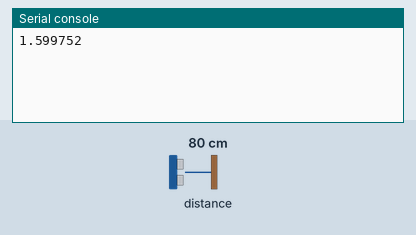
This program was run on a simulated BBC micro:bit running MicroPython. On the bench: the last lines printed to the serial console. The test bench sets the inputs (shaded band); at power-on: distance to the obstacle 80 cm. The echo pulse lasts 58.3 µs per cm.

Above: at 1.2 s.
1.3 s: distance to the obstacle set to 2 cm
At 3.3 s:
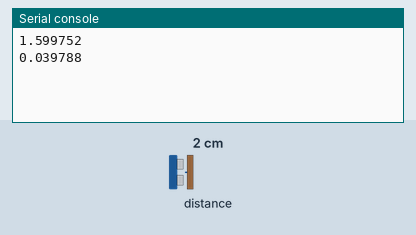
4.0 s: distance to the obstacle set to 4 cm
At 4.9 s:
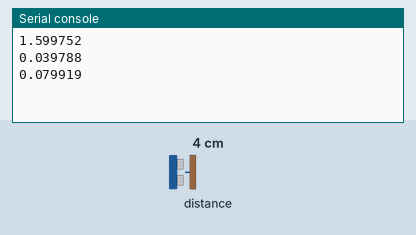
Timing chart, 0 to 7.0 s (numbered marks = the images above; inputs shaded):
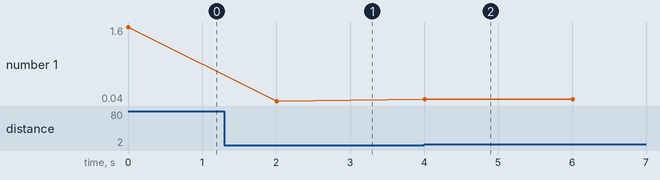

Measured:
- after the input at 1.3 s, the serial console: prints a new line after 0.71 s (image 1)
- after the input at 4.0 s, the serial console: prints a new line at once (image 2)
- plotted number 1: 1.6 → 0.04 after the input at 1.3 s, 0.04 → 0.08 after the input at 4.0 s

The program:

distance_sensor.py
```python
# Imports go at the top
from microbit import *
from machine import time_pulse_us
from time import sleep_us

def sense_distance():
    trigger_pin = pin0
    reflected_echo_pin = pin0

    trigger_pin.write_digital(0)
    trigger_pin.write_digital(1)
    sleep_us(10)
    trigger_pin.write_digital(0)
    sleep_us(2)
    time_us = time_pulse_us(reflected_echo_pin, 1)
    return (time_us / 1000000) * 343

uart.init(115200)

# Code in a 'while True:' loop repeats forever
while True:
    print(sense_distance())
    sleep(2000)
```
